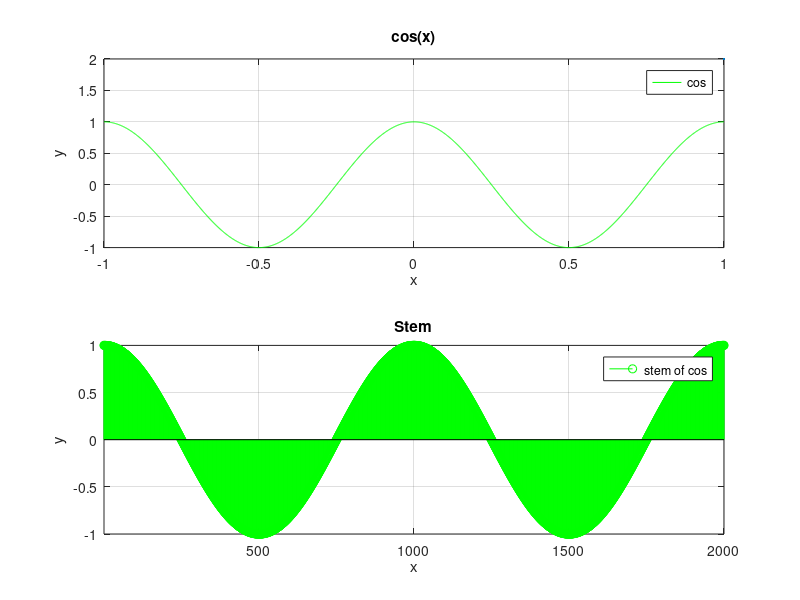

The MATLAB source for this figure:
clc;
clear;
close all;

% Define the signal cos
x= -1:.001:1;
f=1; % considered f=1
y=cos(2*pi*f*x);

% Plot signal cos
figure;
subplot(2,1,1)
     plot(x,y,'g',LineWidth=2)
        ylabel("y")
        xlabel("x")
        title("cos(x)")
        grid on;
        axis tight
        legend('cos');
subplot(2,1,2)
    stem(y,'g') % Plot signal stem
        ylabel("y")
        xlabel("x")
        title("Stem")
        legend('stem of cos')
        grid on;
        axis tight
g="this figure illustrate a cos with its stem";
disp(g);